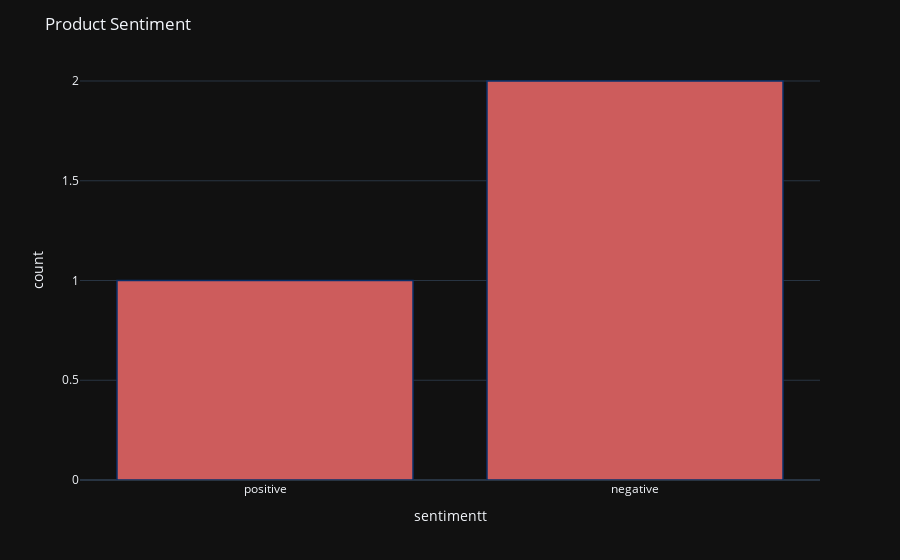

The code cell stored with this chart in its notebook:
### Code cell
df_reviews.loc[df_reviews['sentimentauto'] == 0, 'sentimentt'] = 'negative'
df_reviews.loc[df_reviews['sentimentauto'] == 1, 'sentimentt'] = 'positive'
fig = px.histogram(df_reviews, x="sentimentt")
fig.update_traces(marker_color="indianred", marker_line_color='rgb(8,48,107)',
                  marker_line_width=1.5)
fig.update_layout(title_text='Product Sentiment')
fig.show()

### Figure 1 — Plotly figure (JSON) as saved in the notebook; plotly's stock layout.template omitted (floating-point values rounded to 4 significant figures)
{"data": [{"alignmentgroup": "True", "bingroup": "x", "hovertemplate": "sentimentt=%{x}<br>count=%{y}<extra></extra>", "legendgroup": "", "marker": {"color": "indianred", "pattern": {"shape": ""}, "line": {"color": "rgb(8,48,107)", "width": 1.5}}, "name": "", "offsetgroup": "", "orientation": "v", "showlegend": false, "x": ["positive", "negative", "negative"], "xaxis": "x", "yaxis": "y", "type": "histogram"}], "layout": {"xaxis": {"anchor": "y", "domain": [0.0, 1.0], "title": {"text": "sentimentt"}}, "yaxis": {"anchor": "x", "domain": [0.0, 1.0], "title": {"text": "count"}}, "legend": {"tracegroupgap": 0}, "margin": {"t": 60}, "barmode": "relative", "title": {"text": "Product Sentiment"}}}
